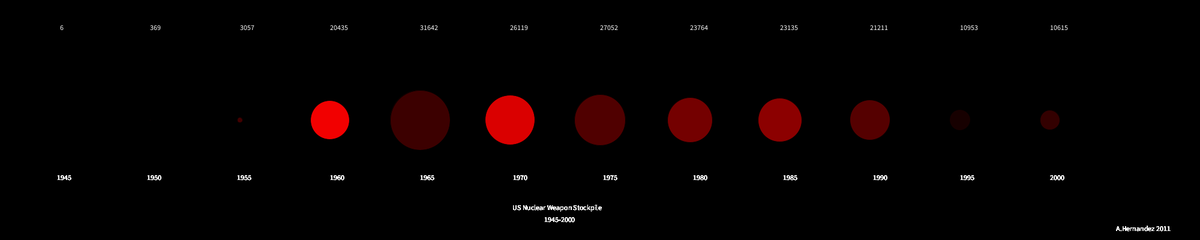
Frame 1 (no input)
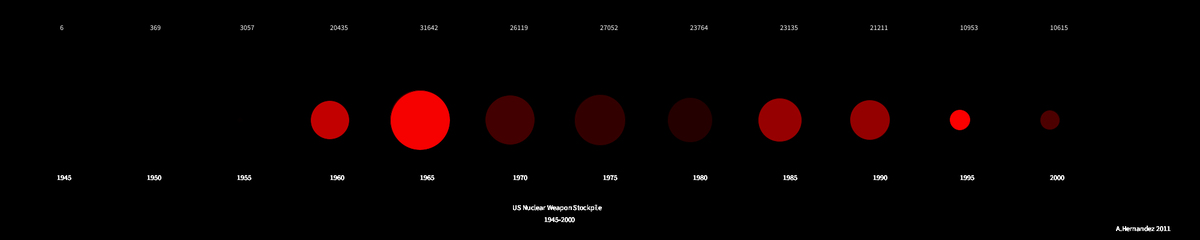
Frame 60 (the mouse pressed at the canvas centre just before this capture)
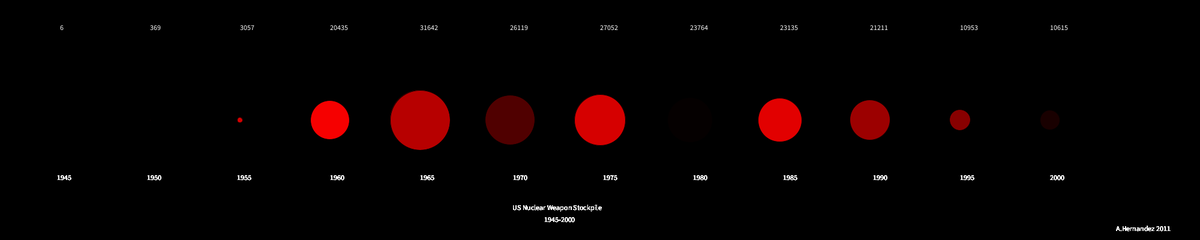
Frame 120 (the mouse held since frame 60 and released just before this capture)

The Processing sketch that drew these frames (run headless with seeded random() and noise(); from frame 60 on, the mouse is pressed at the canvas centre):

// Processing sketch: processing_39845
// ── processing_39845.pde

//Anthony Hernandez, "US Nuclear Weapon Stockpile 1945-2000"
//September 28, 2011

 
  int data[] = {6, 369, 3057, 20435, 31642, 26119, 27052, 23764, 23135, 21211, 10953, 10615};
 
void setup(){
  
  background(0);
  size(2000,400);
  smooth();
   
}
 
 
void draw(){
  
  background(0);
  
  for(int i = 0; i < data.length; i++){
    float ellSize = map(data[i],6,31642,0,100);
    ellipse(i*150+100,200,ellSize,ellSize);
    fill(255,255,255);
   
  text("1945",95,300);
  text("1950",245,300);
  text("1955",395,300);
  text("1960",550,300);
  text("1965",700,300);
  text("1970",855,300);
  text("1975",1005,300);
  text("1980",1155,300);
  text("1985",1305,300);
  text("1990",1455,300);
  text("1995",1600,300);
  text("2000",1750,300);
  
    text("US Nuclear Weapon Stockpile",854,350);
    text("1945-2000",907,370);
    text("A.Hernandez 2011",1860,385);
 
    text(data[i],i*150+100,100-50);
    fill(random(0,255),random(0),random(0));
     
  }
}
